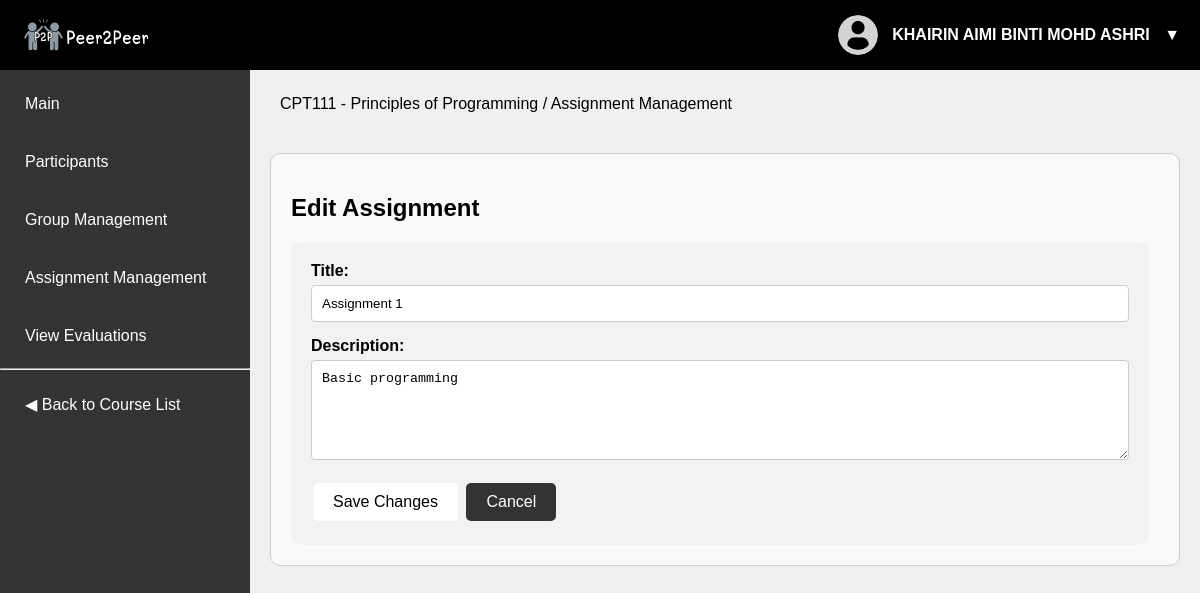
/edit-assignment/1/1 (signed in), run on the app's committed database.
### models.py (models this page shows)
class User(db.Model):
    __tablename__ = 'User'
    id = db.Column(db.Integer, primary_key=True)
    name = db.Column(db.String(100), nullable=False)
    email = db.Column(db.String(100), unique=True, nullable=False)
    username = db.Column(db.String(50), unique=True, nullable=False)
    password = db.Column(db.String(255), nullable=False)  # Store hashed passwords
    role = db.Column(SQLAlchemyEnum('student', 'lecturer', 'admin', name='user_roles'), nullable=False)
    enrollments = db.relationship('UserCourseEnrollment', back_populates='user')
    group_evaluations = db.relationship('GroupEvaluations', back_populates='evaluatee', lazy=True)  # Add this line

class Course(db.Model):
    __tablename__ = 'Course'
    id = db.Column(db.Integer, primary_key=True)
    name = db.Column(db.String(100), nullable=False)
    code = db.Column(db.String(20), unique=True, nullable=False)
    enrollments = db.relationship('UserCourseEnrollment', back_populates='course')
    assignments = db.relationship('Assignments', back_populates='course')
    self_evaluations = db.relationship('SelfEvaluations', back_populates='course')
    comments = db.relationship('Comments', back_populates='course')

class Assignments(db.Model):
    __tablename__ = 'Assignments'
    id = db.Column(db.Integer, primary_key=True)
    title = db.Column(db.String(255), nullable=False)
    description = db.Column(db.Text, nullable=True)
    course_id = db.Column(db.Integer, db.ForeignKey('Course.id'), nullable=False)
    course = db.relationship('Course', back_populates='assignments')
    group_evaluations = db.relationship('GroupEvaluations', back_populates='assignment', lazy=True)  # Add this line
    participation_evaluations = db.relationship('ParticipationEvaluations', back_populates='assignment', lazy=True)
    leadership_evaluations = db.relationship('LeadershipEvaluations', back_populates='assignment', lazy=True)
    cooperation_evaluations = db.relationship('CooperationEvaluations', back_populates='assignment', lazy=True)
    time_management_evaluations = db.relationship('TimeManagementEvaluations', back_populates='assignment', lazy=True)
    communication_evaluations = db.relationship('CommunicationEvaluations', back_populates='assignment', lazy=True)
    problem_solving_evaluations = db.relationship('ProblemSolvingEvaluations', back_populates='assignment', lazy=True)

### app.py (the view)
@app.route('/edit-assignment/<int:course_id>/<int:assignment_id>', methods=['GET', 'POST'])
def edit_assignment(course_id, assignment_id):
    user_id = session['user_id']
    user = User.query.get(user_id)
    assignment = Assignments.query.get_or_404(assignment_id)
    course = Course.query.get_or_404(course_id)
    if request.method == 'POST':
        assignment.title = request.form['title']
        assignment.description = request.form['description']
        db.session.commit()
        flash('Assignment updated successfully!', 'success')
        return redirect(url_for('assignment_management', course_id=course_id))
    return render_template('edit_assignment.html', user=user, assignment=assignment, course=course)

### templates/edit_assignment.html (shortened to what this page needs)
<!DOCTYPE html>
<html lang="en">
<head>
    <link rel="stylesheet" href="{{ url_for('static', filename='style.css') }}">
    <link rel="stylesheet" href="https://cdn.jsdelivr.net/npm/sweetalert2@11/dist/sweetalert2.min.css">
</head>
<body>
   <header>
        <div class="topnav">
            <div class="logo">
                <img src="{{ url_for('static', filename='P2P.png') }}" alt="Logo">
            </div>
            <div class="user-profile">
                <img src="{{ url_for('static', filename='user.png') }}" alt="Profile picture">
                <span>{{ user.name }}</span>
                <button class="profile-toggle">▼</button>
            </div>
        </div>
   </header>
   <div class="main">
      <div class="sidenav">
            <a href="{{ url_for('course_view', course_id=course.id) }}" class="{% if active_page == 'course_view_lecturer' %}active{% endif %}">Main</a>
            <a href="{{ url_for('participants_view', course_id=course.id) }}" class="{% if active_page == 'participants' %}active{% endif %}">Participants</a>
            <a href="{{ url_for('group_management', course_id=course.id) }}" class="{% if active_page == 'group_management' %}active{% endif %}">Group Management</a>
            <a href="{{ url_for('assignment_management', course_id=course.id) }}" class="{% if active_page == 'edit_assignment' %}active{% endif %}">Assignment Management</a>
            <a href="{{ url_for('view_evaluations', course_id=course.id) }}" class="{% if active_page == 'view_evaluations' %}active{% endif %}">View Evaluations</a>
            <hr>
             <a href="{{ url_for('course_selection') }}">◀ Back to Course List</a>
        </div>
        <div class="webloc-section">
            <p>{{ course.code }} - {{ course.name }} / Assignment Management</p>
        </div>
        <div class="block">
       <h2>Edit Assignment</h2>
          <form class="assignment-form" method="POST">
              <label for="title">Title:</label>
              <input type="text" name="title" value="{{ assignment.title }}" required>
              <label for="description">Description:</label>
              <textarea name="description" required>{{ assignment.description }}</textarea>
              <button class="web-button" type="submit">Save Changes</button>
              <a class="web-button" href="{{ url_for('assignment_management', course_id=course.id) }}">Cancel</a>
          </form>
       </div>
   </div>
</body>
</html>

### static/style.css (style rules this page uses)
body, html { margin: 0; padding: 0; height: 100%; font-family: Arial, sans-serif; background-color: #f0f0f0; }
header { background-color: #000; position: fixed; width: 100%; z-index: 1000; }
.topnav { display: flex; justify-content: space-between; align-items: center; padding: 10px 20px; height: 50px; }
.logo img { height: 40px; vertical-align: middle; }
p { font-size: 20px; margin: 10px 0 20px; }
a { display: inline-block; margin-top: 10px; color: #007bff; text-decoration: none; }
.sidenav { width: 250px; height: 100vh; position: fixed; left: 0; top: 0; background-color: #333; padding-top: 70px; transition: 0.3s; }
.sidenav a { display: block; color: white; padding: 15px 25px; text-decoration: none; font-size: 16px; transition: 0.3s; }
.webloc-section { margin-top: 55px; padding: 10px; font-size: 12px; margin-bottom: 0px; }
.webloc-section p { font-size: 16px; }
.main { margin-left: 250px; padding: 20px; }
.block { background-color: #f9f9f9; padding: 20px; padding-right: 30px; border-radius: 10px; margin-top: 10px; border: 1px solid #ccc; }
.user-profile { position: relative; }
.user-profile img { width: 40px; height: 40px; border-radius: 50%; margin-right: 10px; vertical-align: middle; }
.user-profile span { font-size: 16px; font-weight: bold; color: #fff; line-height: 40px; }
.profile-toggle { background: none; border: none; color: #fff; font-size: 16px; cursor: pointer; padding: 0; margin-left: 10px; }
.assignment-form button[type="submit"], .web-button { background-color: #333; border: none; color: white; padding: 10px 20px; text-align: center; text-decoration: none; display: inline-block; font-size: 16px; margin: 4px 2px; cursor: pointer; border-radius: 5px; transition: background-color 0.3s; }
.assignment-form button[type="submit"], .web-button:hover { background-color: white; color: black; }
.assignment-form { margin-top: 10px; padding: 20px; border-radius: 10px; background-color: #f2f2f2; }
.assignment-form label { display: block; margin-bottom: 5px; font-weight: bold; }
.assignment-form input[type="text"], .assignment-form textarea, .assignment-form select { width: 100%; padding: 10px; margin-bottom: 15px; border: 1px solid #ccc; border-radius: 4px; box-sizing: border-box; }
.assignment-form textarea { height: 100px; }

### data on the page
User: name "KHAIRIN AIMI BINTI MOHD ASHRI"
Course: code "CPT111", name "Principles of Programming"
Assignments: title "Assignment 1", description "Basic programming"
